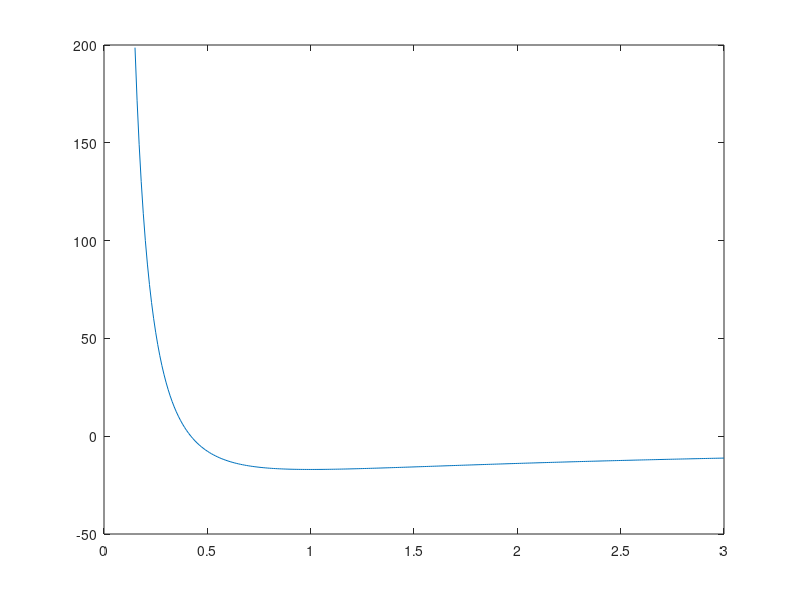

Write the MATLAB code that produced this figure.
X=[	0.535691352	0.801718765	0.416666667	;
	-0.368990621	0.890822162	0.833333333	;
	-0.945691763	0.188109787	1.25	]'
				
dX=[	-0.904681974	0.089103397	0.416666667	;
	-0.576701142	-0.702712375	0.416666667	;
	0.263885998	-0.869915553	0.416666667	]'
				
axis=[0 0 1]'				
bendto =[-X(1:2,2); 0]				
origin=[0 ;0; X(3,2)]-X(:,1)			
				
fprintf('========')				
axis=(dX\axis)'
bendto=(dX\bendto)'
origin=(dX\origin)'


sigma2=1;
r0=1;q=0.8;
A=17;
E=@(r)A*((r0./r).^(q*2)-2*(r0./r).^q);
x=0.15:0.01:3;
plot(x,E(x));